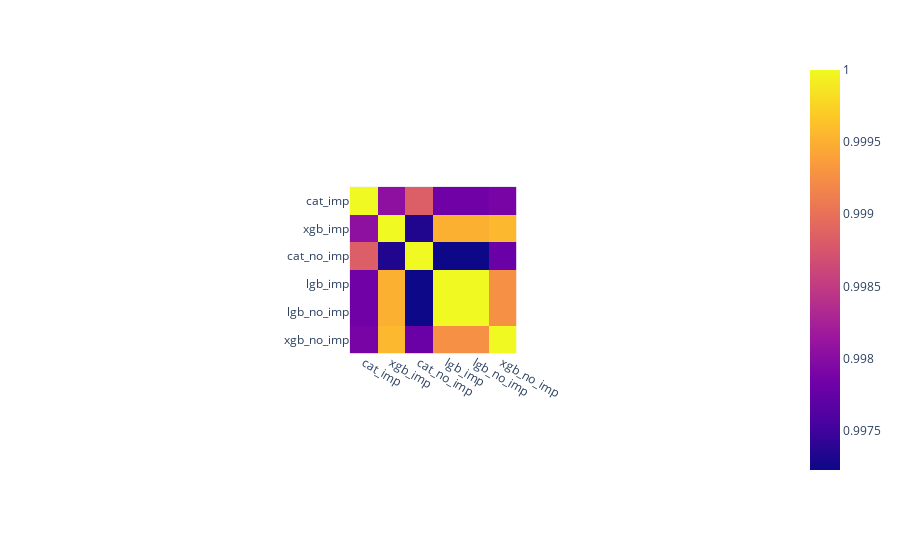

Source (notebook cell):
### Code cell
data = np.corrcoef([sub_1.claim, sub_2.claim, sub_3.claim, sub_4.claim, sub_5.claim, sub_6.claim])
fig=px.imshow(data, x=group_labels, y=group_labels)

fig.show()

### Figure 1 — Plotly figure (JSON) as saved in the notebook; plotly's stock layout.template omitted (floating-point values rounded to 4 significant figures)
{"data": [{"coloraxis": "coloraxis", "hovertemplate": "x: %{x}<br>y: %{y}<br>color: %{z}<extra></extra>", "name": "0", "type": "heatmap", "x": ["cat_imp", "xgb_imp", "cat_no_imp", "lgb_imp", "lgb_no_imp", "xgb_no_imp"], "xaxis": "x", "y": ["cat_imp", "xgb_imp", "cat_no_imp", "lgb_imp", "lgb_no_imp", "xgb_no_imp"], "yaxis": "y", "z": [[1, 0.998, 0.9988, 0.9978, 0.9978, 0.9979], [0.998, 1, 0.9973, 0.9995, 0.9995, 0.9996], [0.9988, 0.9973, 1, 0.9972, 0.9972, 0.9978], [0.9978, 0.9995, 0.9972, 1, 1, 0.9993], [0.9978, 0.9995, 0.9972, 1, 1, 0.9993], [0.9979, 0.9996, 0.9978, 0.9993, 0.9993, 1]]}], "layout": {"autosize": true, "coloraxis": {"colorscale": [[0, "#0d0887"], [0.1111, "#46039f"], [0.2222, "#7201a8"], [0.3333, "#9c179e"], [0.4444, "#bd3786"], [0.5556, "#d8576b"], [0.6667, "#ed7953"], [0.7778, "#fb9f3a"], [0.8889, "#fdca26"], [1, "#f0f921"]]}, "margin": {"t": 60}, "xaxis": {"anchor": "y", "autorange": true, "constrain": "domain", "domain": [0.382, 0.618], "range": [-0.5, 5.5], "scaleanchor": "y", "type": "category"}, "yaxis": {"anchor": "x", "autorange": true, "constrain": "domain", "domain": [0, 1], "range": [5.5, -0.5], "type": "category"}}}
